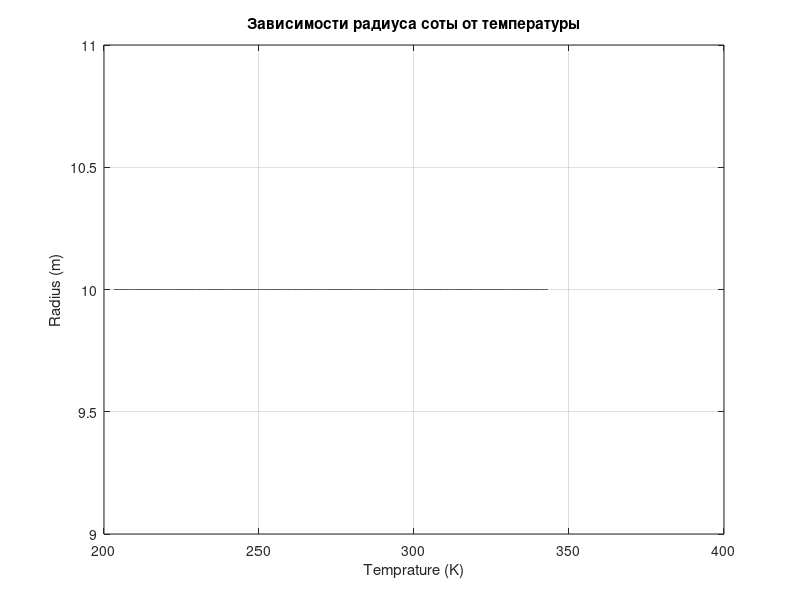

MATLAB code for this plot:
clc; clear; close all;

% Исходные данные
Power_BS = 46; % (дБм)
Gain_BS = 21; % (дБи)
M_int = 1; % (дБ)
M_pen = 15; % (дБ)
BW_DL = 20 * 10^6; % Полоса частот в DL (20 МГц)
NF_UE = 6; % Коэффициент шума приемника пользователя (дБ)
SINR_DL = 2; % (дБ)
feeder_loss = 2 + 0.4 + 0.5; % Потери в фидере, МШУ, Джампер (Дб)
temrature = linspace(-70+273.15, 70+273.15, 141);
k = 1.380649e-23; % Постоянная Больцмана
N_UE = 30 + 10 * log10(BW_DL * k * temrature);
RxSens_UE = N_UE + SINR_DL + NF_UE;
mimo = 3; % Выйгрыш от MIMO (Дб)
frequency = 1600 * 1000; % МГц
distance = linspace(0.001, 10, 9990); % Км
hBS = 60; % м
hms = 1.5;
A = 46.3;
B = 33.9;

a = (1.1 * log10(frequency)) * hms - (1.56 * log10(frequency) - 0.8);
Lclutter = -(4.78 * (log10(frequency))^2 - 18.33 * log10(frequency) + 40.94);

s = zeros(size(distance));

idx_ge_1 = distance >= 1;
s(idx_ge_1) = 44.9 - 6.55 * log10(frequency);

idx_lt_1 = distance < 1;
s(idx_lt_1) = (47.88 + 13.9 * log10(frequency) - 13.9 * log10(hBS)) * (1 / log10(50));

PL = A + B * log10(frequency) - 13.82 * log10(hBS) - a + s .* log10(distance) + Lclutter;
MAPL_DL = Power_BS + mimo + Gain_BS - feeder_loss - M_int - M_pen - RxSens_UE;
max_dist = zeros(size(MAPL_DL));

for i = 1 : length(MAPL_DL)
    diff = abs(MAPL_DL(i) - PL);
    [~, idx] = min(diff);
    max_dist(i) = distance(idx);
end

figure;
plot(temrature, max_dist);
title("Зависимости радиуса соты от температуры")
xlabel("Temprature (K)")
ylabel("Radius (m)");
grid("on");
